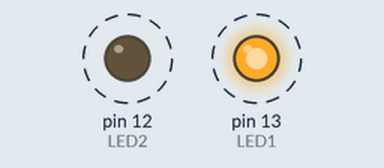
The sketch below on a simulated Arduino Uno, built with avr-gcc and run on an emulated ATmega328P. Parts: output pins drawn as LEDs (lit = HIGH). Dashed ring = blinking.

Above: at 0.2 s.
Timing chart, 0 to 3.7 s (numbered marks = the images above):
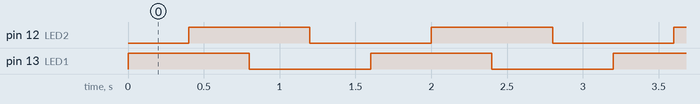

The sketch:

Blink_arduino.ino
```cpp
//Code Made By Karl, Only For School Purposes
int LED1 = 13; //Kita muda dang "13" sa arduino, dalum ka ground pins
int LED2 = 12; //Amo maja hay 12 located pwede gidman 13-2 bawal ya tx kag rx pins

void setup() {
pinMode(LED1, OUTPUT); //Mu daya ya output pins (sa breadboard dampi)
pinMode(LED2, OUTPUT); //Amo maja led2 sa gwa ka breadboard
}

void loop() {
digitalWrite(LED1, HIGH); // LED1 turn on                                   //Basta.. pagusto ka lang kung ano ubrahon mo sa led lights pwede man i modify mo nga LED1, LOW
delay(400);                // Waiting 30 milisecond
digitalWrite(LED2, HIGH); // LED2 turn on
delay(400);                // Waiting 30 milisecond
digitalWrite(LED1, LOW);  // Turning off LED1 to repeat the integer
delay(400);                // Waiting 30 miliseconds again to turn off
digitalWrite(LED2, LOW);  // Turning off LED2 to repeat the integer
delay(400);                // Waiting 30 miliseconds again to turn off
}
//sheesh lovescars <333
```

Measured:
- by itself, pin 12 (LED2), pin 13 (LED1): alternates HIGH for 0.80 s and LOW for 0.80 s
- by itself, everything shown: repeats every 1.6 s, in 4 steps
